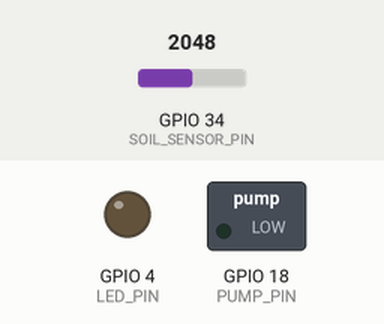
This sketch was run on a simulated ESP32. Parts: switched loads named in the sketch (green lamp = pin HIGH), output pins drawn as LEDs (lit = HIGH). The inputs (shaded band) are chosen by the test bench; at power-on: GPIO 34 (SOIL_SENSOR_PIN) = 2048. WiFi joins after 1.5 s; servers stay silent unless stated; the Firebase database answers and starts empty; what the sketch prints to the serial monitor is not drawn.

Above: at 2.7 s.
2.8 s: GPIO 34 (SOIL_SENSOR_PIN) set to 2279
4.4 s: GPIO 34 (SOIL_SENSOR_PIN) set to 2352
At 5.9 s:
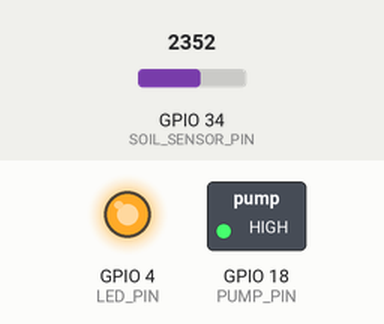
6.2 s: GPIO 34 (SOIL_SENSOR_PIN) set to 2047
At 8.2 s:
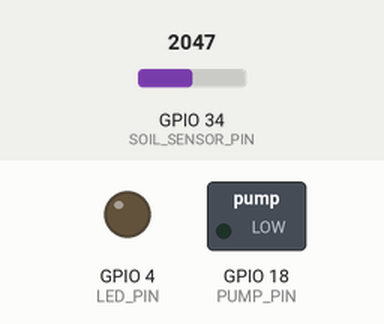
9.1 s: GPIO 34 (SOIL_SENSOR_PIN) set to 2866
At 11.6 s:
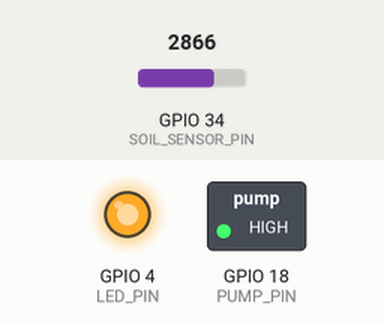
Timing chart, 0 to 13.0 s (numbered marks = the images above; inputs shaded):
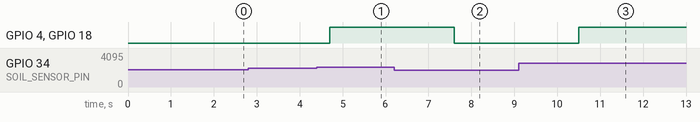

The sketch:

Sachindu.ino
```cpp
#include <WiFi.h>
#include <FirebaseESP32.h>

// Wi-Fi credentials
#define WIFI_SSID ""
#define WIFI_PASSWORD ""

// Firebase credentials
#define FIREBASE_HOST "https://smart-watering-system-8de5d-default-rtdb.firebaseio.com/"
#define FIREBASE_AUTH "Tk3CU5sIbmEBiqxwJeWXju5d96a501HgRKsCZmEG"

// Firebase and Wi-Fi objects
FirebaseData firebaseData;
FirebaseConfig firebaseConfig;
FirebaseAuth firebaseAuth;

// Pin definitions
#define SOIL_SENSOR_PIN 34 // Analog pin for Soil Moisture Sensor
#define PUMP_PIN 18         // GPIO pin for Pump (via relay)
#define LED_PIN 4          // GPIO pin for LED indicator

// Variables
int soilMoisture = 0;      // Soil moisture percentage
bool manualControl = false; // Manual mode state
bool pumpStatus = false;   // Pump state (on/off)

// Setup function
void setup() {
  Serial.begin(115200);

  // Connect to Wi-Fi
  WiFi.begin(WIFI_SSID, WIFI_PASSWORD);
  Serial.print("Connecting to Wi-Fi");
  while (WiFi.status() != WL_CONNECTED) {
    Serial.print(".");
    delay(500);
  }
  Serial.println("\nWi-Fi Connected!");

  // Setup Firebase
  firebaseConfig.host = FIREBASE_HOST;
  firebaseConfig.signer.tokens.legacy_token = FIREBASE_AUTH;
  Firebase.begin(&firebaseConfig, &firebaseAuth);

  // Initialize pins
  pinMode(SOIL_SENSOR_PIN, INPUT);
  pinMode(PUMP_PIN, OUTPUT);
  pinMode(LED_PIN, OUTPUT);

  digitalWrite(PUMP_PIN, LOW); // Ensure pump is off initially
  digitalWrite(LED_PIN, LOW);  // Ensure LED is off initially
}

// Main loop
void loop() {
  // Read soil moisture
  int sensorValue = analogRead(SOIL_SENSOR_PIN);
  soilMoisture = map(sensorValue, 0, 2900, 0, 100);
  Serial.println("Soil Moisture: " + String(soilMoisture) + "%");

  // Send soil moisture to Firebase
  Firebase.setInt(firebaseData, "/soilMoisture", soilMoisture);

  // Check manual control state
  if (Firebase.getBool(firebaseData, "/manualControl")) {
    manualControl = firebaseData.boolData();
  }

  // Check pump status from Firebase in manual mode
  if (manualControl) {
    if (Firebase.getBool(firebaseData, "/pumpStatus")) {
      pumpStatus = firebaseData.boolData();
      digitalWrite(PUMP_PIN, pumpStatus ? HIGH : LOW);
      digitalWrite(LED_PIN, pumpStatus ? HIGH : LOW); // Control LED
    }
  } else {
    // Automatic mode: Control pump based on soil moisture
    if (soilMoisture >= 80) {
      digitalWrite(PUMP_PIN, HIGH); // Turn on pump
      digitalWrite(LED_PIN, HIGH); // Turn on LED
      pumpStatus = true;
    } else {
      digitalWrite(PUMP_PIN, LOW); // Turn off pump
      digitalWrite(LED_PIN, LOW);  // Turn off LED
      pumpStatus = false;
    }
  }

  // Update pump status in Firebase
  Firebase.setBool(firebaseData, "/pumpStatus", pumpStatus);

  delay(1000); // Delay for stability
}
```

Measured:
- the behaviour switches between 2319 and 2320 on GPIO 34 (SOIL_SENSOR_PIN) (found by bisection; images 0 and 1)
- after the input at 2.8 s, every drawn part: stays the same
- after the input at 4.4 s, GPIO 4 (LED_PIN), GPIO 18 (PUMP_PIN): LOW → HIGH after 0.30 s
- after the input at 6.2 s, GPIO 4 (LED_PIN), GPIO 18 (PUMP_PIN): HIGH → LOW after 1.4 s
- after the input at 9.1 s, GPIO 4 (LED_PIN), GPIO 18 (PUMP_PIN): LOW → HIGH after 1.4 s
